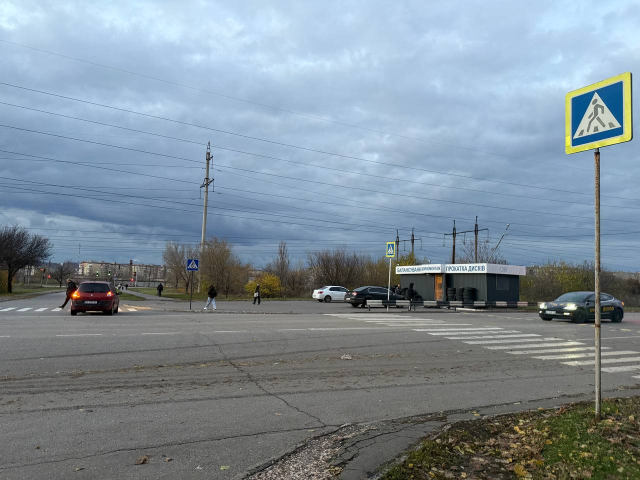
#> input picture lab4/src/panoram/img1.png, 1280 x 960 px (shown at 1/2 size); its folder holds only this picture in this run
$ jupyter execute --allow-errors lab4_panoram.ipynb
#> lines starting #> are read from the running program, lines starting #| are printed output that depends on the picture
Same code as lab4_satellite.ipynb, different imgs

[cell 1]
import numpy as np
import cv2
import matplotlib.pyplot as plt
import os
import glob
import itertools

[cell 2]
files = sorted(glob.glob("src/panoram/*.png"))
names = [os.path.basename(f) for f in files]
imgs = [cv2.cvtColor(cv2.imread(i), cv2.COLOR_BGR2RGB) for i in files]
#> imgs = 1 item

fig, ax = plt.subplots(nrows=1, ncols=3, figsize=(30, 20))
for i in range (len(imgs)):
    ax[i].imshow(imgs[i])
    ax[i].axis("off")
    ax[i].set_title(names[i])
#> this loop made 1 pass
plt.show()

[cell 3]
sift = cv2.SIFT_create()
kp, des = zip(*[sift.detectAndCompute(cv2.cvtColor(i, cv2.COLOR_RGB2GRAY), None) for i in imgs])
bf = cv2.BFMatcher(cv2.NORM_L2)
N = len(imgs)
#> N = 1

H_pair, W = {}, np.zeros((N, N), int)
#> W = [0]
for i, j in itertools.combinations(range(N), 2):
    good = [m for m, n in bf.knnMatch(des[j], des[i], k=2) if m.distance < 0.75 * n.distance]
    if len(good) < 10:
        continue
    src = np.float32([kp[j][m.queryIdx].pt for m in good]).reshape(-1, 1, 2)
    dst = np.float32([kp[i][m.trainIdx].pt for m in good]).reshape(-1, 1, 2)
    H, mask = cv2.findHomography(src, dst, cv2.RANSAC, 4.0, maxIters=5000)
    if H is None or mask.sum() < 20:
        continue
    W[i, j] = W[j, i] = int(mask.sum())
    H_pair[(i, j)] = H
    H_pair[(j, i)] = np.linalg.inv(H)
#> after the loop, H_pair = 0 items

print(f"overlapping pairs: {len(H_pair)//2} of {N*(N-1)//2}")
#| overlapping pairs: 0 of 0

[cell 4]
root = int(W.sum(1).argmax())
#> root = 0
in_tree, parent, tree_edges = {root}, {root: None}, []
#> tree_edges = []
while len(in_tree) < N:
    a, b = max(((a, b) for a in in_tree for b in range(N)
                if b not in in_tree and W[a, b] > 0), key=lambda e: W[e[0], e[1]])
    in_tree.add(b); parent[b] = a; tree_edges.append((a, b))
#> this loop made 0 passes
#> after the loop, in_tree = 1 item; parent = 1 item

H_ref = {root: np.eye(3)}
#> H_ref = {0: [[1, 0, 0], [0, 1, 0], [0, 0, 1]]}
def to_ref(j):
    if j not in H_ref:
        H_ref[j] = to_ref(parent[j]) @ H_pair[(parent[j], j)]
    return H_ref[j]
for j in range(N):
    to_ref(j)

#> (the rest of this cell did not finish here and is left out)

[cell 5]
def transform_points(H, pts):
    pts = np.asarray(pts, dtype=float).reshape(-1, 2)
    third = np.ones((pts.shape[0], 1), dtype=float)
    res = np.hstack((pts, third))
    res = (H @ res.T).T
#> res = [[0, 0, 1], [1280, 0, 1], [1280, 960, 1], [0, 960, 1]]
    return res[:, 0:2] / res[:, 2][:, None]

[cell 6]
# TEST
rng = np.random.default_rng(0)
pts = rng.uniform(0, 500, size=(200, 2))
#> (the rest of this cell did not finish here and is left out)

[cell 7]
def canvas_bounds(imgs, H_ref):
    corners = transform_points(H_ref[0],
                                [[0, 0], [imgs[0].shape[1], 0], [imgs[0].shape[1], imgs[0].shape[0]], [0, imgs[0].shape[0]]]
                                )
#> corners = [[0, 0], [1280, 0], [1280, 960], [0, 960]]
    for i in range(1, len(imgs)):
        corners = np.vstack((corners, transform_points(H_ref[i],
                                             [[0, 0], [imgs[i].shape[1], 0], [imgs[i].shape[1], imgs[i].shape[0]], [0, imgs[i].shape[0]]]
                                             )))
    x_min, y_min = np.floor(corners.min(axis=0)).astype(int)
#> x_min = 0; y_min = 0
    x_max, y_max = np.ceil(corners.max(axis=0)).astype(int)
#> x_max = 1280; y_max = 960
    T = np.array([
        [1, 0, -x_min],
        [0, 1, -y_min],
        [0, 0, 1]
    ])
#> T = [[1, 0, 0], [0, 1, 0], [0, 0, 1]]
    size = (x_max - x_min, y_max - y_min)
#> size = (1280, 960)
    corners = transform_points(T, corners)
    return size, T, corners

[cell 8]
# TEST
size, T, corners = canvas_bounds(imgs, H_ref)
#> size = (1280, 960); T = [[1, 0, 0], [0, 1, 0], [0, 0, 1]]; corners = [[0, 0], [1280, 0], [1280, 960], [0, 960]]
print(f"canvas: {size[0]} x {size[1]}  ({size[0]*size[1]/1e6:.1f} MP)")
#| canvas: 1280 x 960  (1.2 MP)

flat = np.vstack(corners)
#> flat = [[0, 0], [1280, 0], [1280, 960], [0, 960]]
assert flat.min() > -1.5 and flat[:, 0].max() < size[0] + 1.5 and flat[:, 1].max() < size[1] + 1.5, \
    "corners should sit inside the canvas after the T shift"
print("PASS")

[cell 9]
def warp(img, M, size):
    u, v = np.meshgrid(np.arange(0, size[0]), np.arange(0, size[1]))
    uv = np.hstack((u.ravel()[:, None], v.ravel()[:, None]))
    M_inv = np.linalg.inv(M)
    xy = transform_points(M_inv, uv)
    h, w = img.shape[:2]
    mask = ( ( (xy[:, 0] < w - 1) & (xy[:, 0] >= 0) ) & ( (xy[:, 1] < h - 1) & (xy[:, 1] >= 0) ) )
    x = np.floor(xy[mask][:, 0]).astype(int)
    y = np.floor(xy[mask][:, 1]).astype(int)
    dx = xy[mask][:, 0] - x
    dy = xy[mask][:, 1] - y
    if img.ndim == 2:
        sampled = (
            (1 - dx) * (1 - dy) * img[y, x] +
            dx * (1 - dy) * img[y, x + 1] +
            dx * dy * img[y + 1, x + 1] +
            (1 - dx) * dy * img[y + 1, x]
        )
    if img.ndim == 3:
        sampled = (
            (1 - dx)[:, None] * (1 - dy)[:, None] * img[y, x] +
            dx[:, None] * (1 - dy)[:, None] * img[y, x + 1] +
            dx[:, None] * dy[:, None] * img[y + 1, x + 1] +
            (1 - dx)[:, None] * dy[:, None] * img[y + 1, x]
        )
    out = np.zeros((size[0] * size[1], *img.shape[2:]), dtype=float)
    out[mask] = sampled
    return out.reshape(size[1], size[0], *img.shape[2:]), mask.reshape(size[1], size[0])

[cell 10]
fig, ax = plt.subplots(nrows=1, ncols=3, figsize=(30, 20))
for i in range(len(imgs)):
    img, _ = warp(imgs[i], T @ H_ref[i], size)
    ax[i].imshow(img.astype(np.uint8))
    ax[i].axis("off")
    ax[i].set_title(f"{names[i]} wraped")
#> this loop made 1 pass
plt.show()

[cell 11]
def feather_weight(h, w):
    x, y = np.meshgrid(np.arange(w), np.arange(h))
    d = np.minimum.reduce([x, y, w - 1 - x, h - 1 - y])
    m = d.max()
    return d / m if m > 0 else d.astype(float)

[cell 12]
# TEST
fw = feather_weight(100, 200)
assert fw.shape == (100, 200), "wrong shape"
assert abs(fw.max() - 1.0) < 1e-6, "centre should be 1.0"
assert fw[0].max() == 0 and fw[-1].max() == 0 and fw[:, 0].max() == 0 and fw[:, -1].max() == 0, \
    "border must be 0"
assert fw[50, 100] > fw[10, 100] > fw[1, 100], "should increase away from the edge"
print("PASS")
fig, ax = plt.subplots(nrows=1, ncols=2, figsize=(10, 3.5))
ax[0].imshow(feather_weight(300, 300), cmap="magma")
ax[0].axis("off")
ax[1].imshow(feather_weight(120, 400), cmap="magma")
ax[1].axis("off")
plt.show()
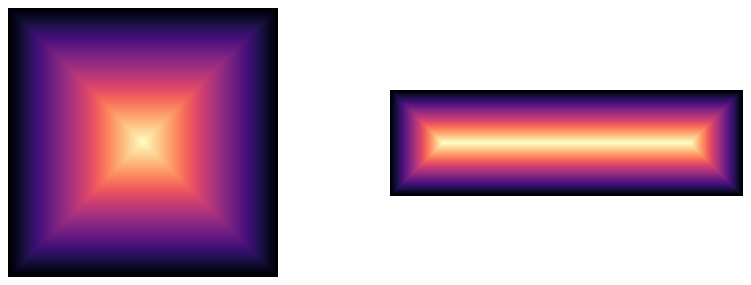
#> figure drawn by matplotlib, 2 panels

[cell 13]
warps, weights = [], []
#> (the rest of this cell did not finish here and is left out)

[cell 14]
def stitch(warps, weights, size):
    weights_array = np.asarray(weights, dtype=float)
    warps_array = np.asarray(warps, dtype=float)
    num = np.sum(weights_array[..., None] * warps_array, axis=0)
    den = np.sum(weights_array, axis=0)
    covered = den > 0
    mosaic = np.zeros((size[1], size[0], 3), dtype=np.uint8)
    mosaic[covered] = np.clip(num[covered] / den[covered, None], 0, 255).astype(np.uint8)
    return mosaic, covered

[cell 15]
# TEST
a = np.full((4, 4, 3), 100.0, np.float32)
b = np.full((4, 4, 3), 200.0, np.float32)
m, cov = stitch([a, b], [np.full((4, 4), 1.0, np.float32),
                         np.full((4, 4), 3.0, np.float32)], (4, 4))
assert cov.all(), "everything was covered here"
assert abs(int(m[0, 0, 0]) - 175) <= 1, f"expected (100*1 + 200*3)/4 = 175, got {m[0,0,0]}"

m2, cov2 = stitch([a], [np.zeros((4, 4), np.float32)], (4, 4))
assert not cov2.any() and (m2 == 0).all(), "zero weight must mean uncovered and black"
print("PASS")

#> (a cell that did not finish here is left out)


$ run again, on lab4/src/panoram/img2.png
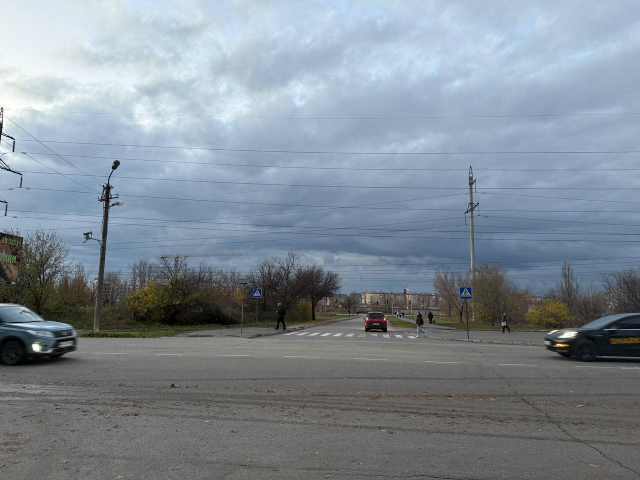
#> input picture lab4/src/panoram/img2.png, 1280 x 960 px (shown at 1/2 size)
#> imgs = 1 item
#> the loop `for i in range (len(imgs)):` made 1 pass
#> N = 1
#> after the loop `for i, j in itertools.combinations(range(N), 2):`: H_pair = 0 items
#| overlapping pairs: 0 of 0
#> root = 0
#> tree_edges = []
#> after the loop `while len(in_tree) < N:`: in_tree = 1 item
#> H_ref = {0: [[1, 0, 0], [0, 1, 0], [0, 0, 1]]}
#> B = [[1, 0, 0], [0, 1, 0], [0, 0, 1]]
#> scales = [1]
#| root: img2.png, frame anchored on img2.png
#> the loop `for j in range(N):` made 1 pass
#| img2.png       scale  1.00  (native)
#> res = [[0, 0, 1], [1280, 0, 1], [1280, 960, 1], [0, 960, 1]]
#> in canvas_bounds, `corners = transform_points(H_ref[0], [[0, 0], [imgs[0].shape[1], 0], [..`: corners = [[0, 0], [1280, 0], [1280, 960], [0, 960]]
#> x_min = 0
#> x_max = 1280; y_max = 960
#> in canvas_bounds, `T = np.array([ [1, 0, -x_min], [0, 1, -y_min], [0, 0, 1] ])`: T = [[1, 0, 0], [0, 1, 0], [0, 0, 1]]
#> in canvas_bounds, `size = (x_max - x_min, y_max - y_min)`: size = (1280, 960)
#> `size, T, corners = canvas_bounds(imgs, H_ref)`: T = [[1, 0, 0], [0, 1, 0], [0, 0, 1]]; corners = [[0, 0], [1280, 0], [1280, 960], [0, 960]]
#| canvas: 1280 x 960  (1.2 MP)
#> the loop `for i in range(len(imgs)):` made 1 pass
#> the loop `for j in range(N):` made 1 pass
#> (printed output is left out)
#> after the loop `for j in range(N):`: warps = 1 item
#> in stitch (call 3), `covered = den > 0`:
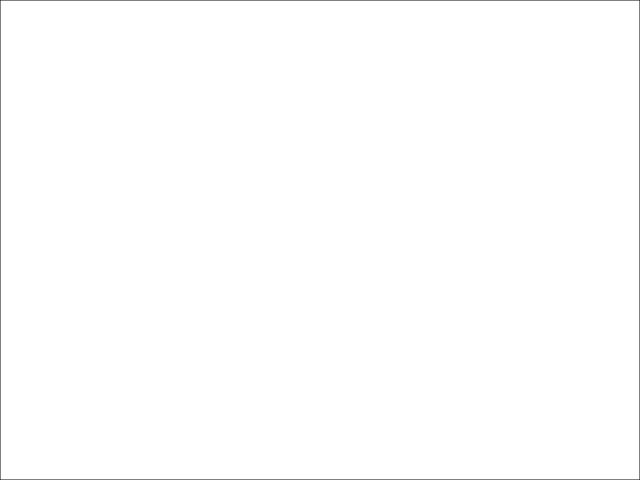
#> covered: shape (960, 1280) bool (shown at 1/2 size); 99.6% white; black in thin lines or dots
#> in stitch (call 3), `mosaic[covered] = np.clip(num[covered] / den[covered, None], 0, 255).a..`:
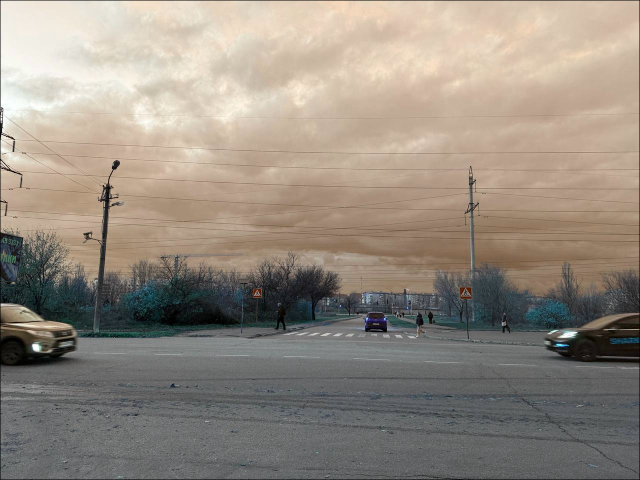
#> mosaic: shape (960, 1280, 3) (shown at 1/2 size); mean of channels 0, 1, 2 128.6, 139.6, 149.1; drawn as B, G, R
#| canvas coverage: 99.6%   (black = no image)
